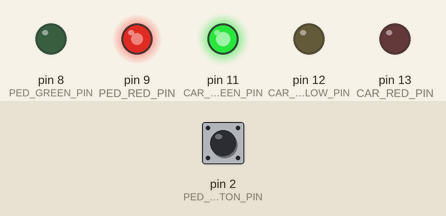
This sketch was run on a simulated Arduino Uno, built with avr-gcc and run on an emulated ATmega328P. Parts: output pins drawn as LEDs (lit = HIGH). The test bench sets the inputs (shaded band); at power-on: pin 2 (PED_BUTTON_PIN) HIGH.

Above: at 0.1 s.
At 30.1 s:
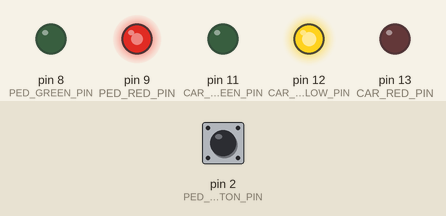
At 35.1 s:
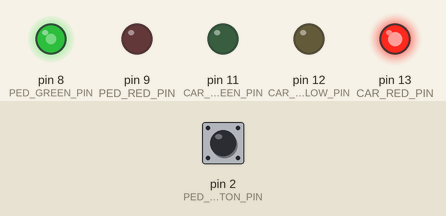
Timing chart, 0 to 36.6 s (numbered marks = the images above):
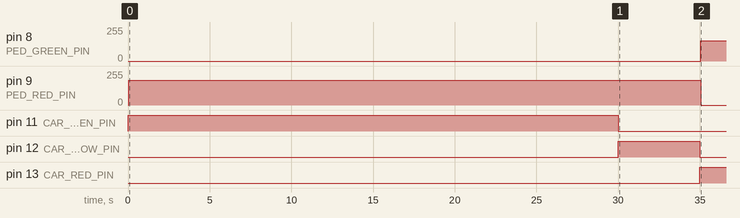

The sketch:

TrafficLight.ino
```cpp
#include <Arduino.h>

// Car Traffic Light Class
class CarTrafficLight {
  private:
    int greenPin, yellowPin, redPin;
    long greenTime, yellowTime, redTime;
    long previousMillis;
    const long MIN_GREEN_TIME = 10000; // Minimum time before button can trigger change

    enum State {GREEN, YELLOW, RED};
    State currentState;
    State previousState;

    bool isButtonPressed;

  public:
    CarTrafficLight(int g, int y, int r, long gTime, long yTime, long rTime) {
      greenPin = g;
      yellowPin = y;
      redPin = r;
      greenTime = gTime;
      yellowTime = yTime;
      redTime = rTime;
      currentState = GREEN;
      previousState = RED;
      previousMillis = 0;
      isButtonPressed = false;
    }

    void begin() {
      pinMode(greenPin, OUTPUT);
      pinMode(yellowPin, OUTPUT);
      pinMode(redPin, OUTPUT);
      switchTo(GREEN);
    }

    void update() {
      long currentMillis = millis();

      switch (currentState) {
        case GREEN:
          // Full green time passed OR button pressed after minimum time
          if (currentMillis - previousMillis >= greenTime) {
            switchTo(YELLOW);
          }
          else if (isButtonPressed && (currentMillis - previousMillis >= MIN_GREEN_TIME)) {
            switchTo(YELLOW);
          }
          break;

        case YELLOW:
          if (currentMillis - previousMillis >= yellowTime) {
            if (previousState == GREEN) {
              switchTo(RED);
            } else {
              switchTo(GREEN);
            }
          }
          break;

        case RED:
          if (currentMillis - previousMillis >= redTime) {
            isButtonPressed = false; // Reset button request
            switchTo(YELLOW);
          }
          break;
      }
    }

    void requestPedestrianCrossing() {
      isButtonPressed = true;
    }

    bool isRed() {
      return currentState == RED;
    }

    bool isGreen() {
      return currentState == GREEN;
    }

    bool isYellow() {
      return currentState == YELLOW;
    }

  private:
    void switchTo(State nextState) {
      digitalWrite(greenPin, LOW);
      digitalWrite(yellowPin, LOW);
      digitalWrite(redPin, LOW);

      previousState = currentState;
      currentState = nextState;
      previousMillis = millis();

      switch (nextState) {
        case GREEN:  digitalWrite(greenPin, HIGH);  break;
        case YELLOW: digitalWrite(yellowPin, HIGH); break;
        case RED:    digitalWrite(redPin, HIGH);    break;
      }
    }
};

// Pedestrian Traffic Light Class
class PedestrianTrafficLight {
  private:
    int greenPin, redPin;
    int buttonPin;
    long previousMillis;

    enum State {GREEN, RED};
    State currentState;

    bool lastButtonState;

  public:
    PedestrianTrafficLight(int g, int r, int button) {
      greenPin = g;
      redPin = r;
      buttonPin = button;
      currentState = RED;
      previousMillis = 0;
      lastButtonState = HIGH;
    }

    void begin() {
      pinMode(greenPin, OUTPUT);
      pinMode(redPin, OUTPUT);
      pinMode(buttonPin, INPUT_PULLUP);
      switchTo(RED);
    }

    void update() {
      // This update just maintains the LED state
      // The actual timing is controlled by the car light's RED phase
    }

    bool isButtonPressed() {
      bool currentButtonState = digitalRead(buttonPin);
      // Button pressed when it goes LOW (with pull-up)
      if (currentButtonState == LOW && lastButtonState == HIGH) {
        lastButtonState = currentButtonState;
        return true;
      }
      lastButtonState = currentButtonState;
      return false;
    }

    void setGreen() {
      switchTo(GREEN);
    }

    void setRed() {
      switchTo(RED);
    }

    bool isRed() {
      return currentState == RED;
    }

    bool isGreen() {
      return currentState == GREEN;
    }

  private:
    void switchTo(State nextState) {
      digitalWrite(greenPin, LOW);
      digitalWrite(redPin, LOW);

      currentState = nextState;
      previousMillis = millis();

      switch (nextState) {
        case GREEN: digitalWrite(greenPin, HIGH); break;
        case RED:   digitalWrite(redPin, HIGH);   break;
      }
    }
};

// Pin Definitions
const int CAR_GREEN_PIN = 11;
const int CAR_YELLOW_PIN = 12;
const int CAR_RED_PIN = 13;

const int PED_GREEN_PIN = 8;
const int PED_RED_PIN = 9;
const int PED_BUTTON_PIN = 2;

// Timing Definitions (in milliseconds)
const long T_CAR_GREEN = 30000;
const long T_CAR_YELLOW = 5000;
const long T_CAR_RED_TIME = 15000;

// Create instances
CarTrafficLight carLight(CAR_GREEN_PIN, CAR_YELLOW_PIN, CAR_RED_PIN,
                         T_CAR_GREEN, T_CAR_YELLOW, T_CAR_RED_TIME);
PedestrianTrafficLight pedLight(PED_GREEN_PIN, PED_RED_PIN, PED_BUTTON_PIN);

void setup() {
  carLight.begin();
  pedLight.begin();
}

void loop() {
  // Update car light
  carLight.update();

  // Check for button press
  if (pedLight.isButtonPressed()) {
    carLight.requestPedestrianCrossing();
  }

  // Sync pedestrian lights with car light state
  if (carLight.isRed()) {
    pedLight.setGreen(); // Car is red = pedestrians can walk
  } else {
    pedLight.setRed();   // Car is green/yellow = pedestrians wait
  }

}
```

Measured:
- by itself, pin 8 (PED_GREEN_PIN): 0/255 → 152/255 at 35.0 s
- by itself, pin 9 (PED_RED_PIN): 0/255 → 186/255 at 0.04 s, → 0/255 35.0 s later
- by itself, pin 11 (CAR_GREEN_PIN): HIGH → LOW at 30.0 s
- by itself, pin 12 (CAR_YELLOW_PIN): LOW → HIGH at 30.0 s, → LOW 5.0 s later
- by itself, pin 13 (CAR_RED_PIN): LOW → HIGH at 35.0 s
